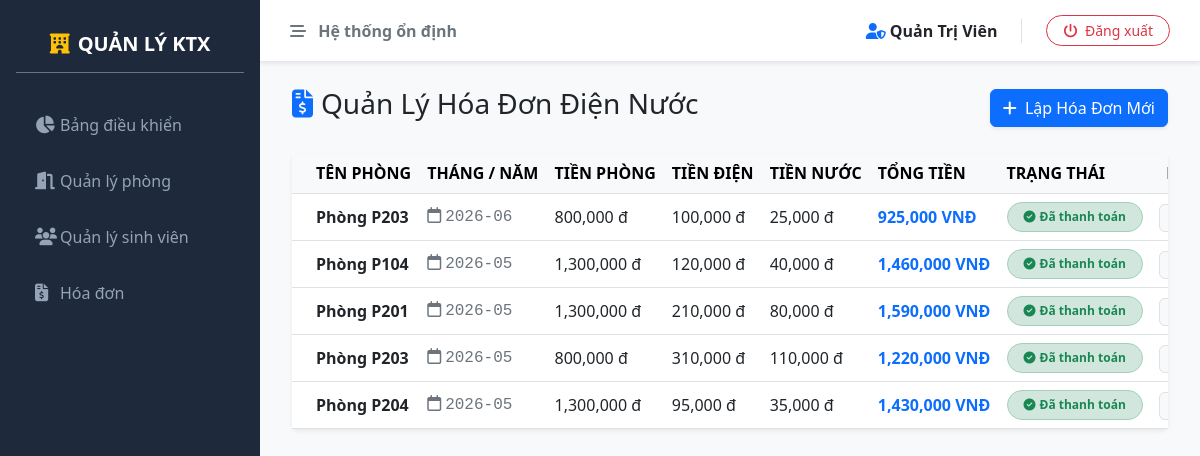
Screenshot of /quanly_ktx/danh-sach-hoa-don.php (signed in) with the database file from the repository.
### tables this page shows
CREATE TABLE `hoa_don` (
  `id` int(11) NOT NULL,
  `id_phong` int(11) NOT NULL,
  `thang_nam` varchar(7) NOT NULL,
  `tien_phong` decimal(10,2) NOT NULL,
  `tien_dien` decimal(10,2) DEFAULT 0.00,
  `tien_nuoc` decimal(10,2) DEFAULT 0.00,
  `tong_tien` decimal(10,2) NOT NULL,
  `trang_thai` varchar(30) DEFAULT 'Chưa thanh toán'
);

CREATE TABLE `phong` (
  `id` int(11) NOT NULL,
  `ten_phong` varchar(50) NOT NULL,
  `loai_phong` varchar(50) NOT NULL,
  `suc_chua` int(11) NOT NULL,
  `so_nguoi_o` int(11) DEFAULT 0,
  `gia_phong` decimal(10,2) NOT NULL
);

### quanly_ktx/danh-sach-hoa-don.php (the view, shortened to what this page needs)
<?php
include 'config/db.php';
include 'includes/header.php';
$sql = "SELECT hoa_don.*, phong.ten_phong
        FROM hoa_don
        JOIN phong ON hoa_don.id_phong = phong.id
        ORDER BY hoa_don.thang_nam DESC, phong.ten_phong ASC";
$result = $conn->query($sql);
?>
<div class="container-fluid">
    <div class="d-flex justify-content-between align-items-center mb-4">
        <h3><i class="fa-solid fa-file-invoice-dollar text-primary me-2"></i>Quản Lý Hóa Đơn Điện Nước</h3>
        <a href="them-hoa-don.php" class="btn btn-primary shadow-sm">
    <i class="fa-solid fa-plus me-1"></i> Lập Hóa Đơn Mới
</a>
    </div>
    <div class="card border-0 shadow-sm">
        <div class="card-body p-0">
            <div class="table-responsive">
                <table class="table table-hover align-middle mb-0" style="min-width: 1000px;">
                    <thead class="table-light text-uppercase fs-7 fw-semibold text-secondary">
                        <tr>
                            <th class="ps-4">Tên Phòng</th>
                            <th>Tháng / Năm</th>
                            <th>Tiền Phòng</th>
                            <th>Tiền Điện</th>
                            <th>Tiền Nước</th>
                            <th>Tổng Tiền</th>
                            <th>Trạng Thái</th>
                            <th class="pe-4 text-end">Hành động</th>
                        </tr>
                    </thead>
                    <tbody>
                        <?php if ($result->num_rows > 0): ?>
                            <?php while($row = $result->fetch_assoc()): ?>
                            <tr>
                                <td class="ps-4">
                                    <span class="fw-bold text-dark fs-6">Phòng <?php echo htmlspecialchars($row['ten_phong']); ?></span>
                                </td>
                                <td class="text-secondary font-monospace">
                                    <i class="fa-regular fa-calendar me-1"></i><?php echo htmlspecialchars($row['thang_nam']); ?>
                                </td>
                                <td><?php echo number_format($row['tien_phong']); ?> đ</td>
                                <td><?php echo number_format($row['tien_dien']); ?> đ</td>
                                <td><?php echo number_format($row['tien_nuoc']); ?> đ</td>
                                <td class="fw-bold text-primary fs-6">
                                    <?php echo number_format($row['tong_tien']); ?> VNĐ
                                </td>
                                <td>
                                    <?php if($row['trang_thai'] == 'Đã thanh toán'): ?>
                                        <span class="badge bg-success-subtle text-success border border-success-subtle px-3 py-2 rounded-pill">
                                            <i class="fa-solid fa-circle-check me-1"></i>Đã thanh toán
                                        </span>
                                    <?php else: ?>
                                        <span class="badge bg-danger-subtle text-danger border border-danger-subtle px-3 py-2 rounded-pill">
                                            <i class="fa-solid fa-circle-exclamation me-1"></i>Chưa thanh toán
                                        </span>
                                    <?php endif; ?>
                                </td>
                                <td class="pe-4 text-end">
                                    <?php if ($row['trang_thai'] == 'Chưa thanh toán'): ?>
                                        <a href="xu-ly-thu-tien.php?id=<?php echo $row['id']; ?>"
                                           class="btn btn-sm btn-success px-3 shadow-sm"
                                           onclick="return confirm('Xác nhận đã thu đủ tiền của Phòng <?php echo htmlspecialchars($row['ten_phong']); ?>?');">
                                            <i class="fa-solid fa-cash-register me-1"></i> Thu tiền
                                        </a>
                                    <?php else: ?>
                                        <span class="text-success fw-bold font-monospace fs-7 bg-light px-2 py-1 border rounded">
                                        </span>
                                    <?php endif; ?>
                                </td>
                            </tr>
                            <?php endwhile; ?>
                        <?php endif; ?>
                    </tbody>
                </table>
            </div>
        </div>
    </div>
</div>
<?php
include 'includes/footer.php';
?>

### quanly_ktx/includes/header.php (shortened to what this page needs)
<!DOCTYPE html>
<html lang="vi">
<head>
    <link href="https://cdn.jsdelivr.net/npm/bootstrap@5.3.0/dist/css/bootstrap.min.css" rel="stylesheet">
    <link rel="stylesheet" href="https://cdnjs.cloudflare.com/ajax/libs/font-awesome/6.4.0/css/all.min.css">
</head>
<body>
    <div class="sidebar py-3">
        <div class="text-center text-white py-3 mb-4 border-bottom border-secondary mx-3">
            <h5 class="fw-bold mb-0 text-uppercase"><i class="fa-solid fa-hotel text-warning me-2"></i>Quản Lý KTX</h5>
        </div>
        <ul class="nav flex-column">
            <li class="nav-item"><a class="nav-link" href="index.php"><i class="fa-solid fa-chart-pie"></i> Bảng điều khiển</a></li>
            <li class="nav-item"><a class="nav-link" href="danh-sach-phong.php"><i class="fa-solid fa-door-open"></i> Quản lý phòng</a></li>
            <li class="nav-item"><a class="nav-link" href="danh-sach-sv.php"><i class="fa-solid fa-users"></i> Quản lý sinh viên</a></li>
            <li class="nav-item"><a class="nav-link" href="danh-sach-hoa-don.php"><i class="fa-solid fa-file-invoice-dollar"></i> Hóa đơn</a></li>
        </ul>
    </div>
    <div class="main-content">
        <div class="top-navbar d-flex justify-content-between align-items-center shadow-sm">
            <div class="text-secondary fw-semibold"><i class="fa-solid fa-bars-staggered me-2"></i> Hệ thống ổn định</div>
            <div class="d-flex align-items-center">
                <div class="me-4 border-end pe-4 text-end d-none d-sm-block">
                    <span class="text-dark fw-bold"><i class="fa-solid fa-user-shield text-primary me-1"></i><?php echo $_SESSION['user_ten']; ?></span>
                </div>
                <a href="logout.php" class="btn btn-outline-danger btn-sm px-3 rounded-pill" onclick="return confirm('Xác nhận đăng xuất?');"><i class="fa-solid fa-power-off me-1"></i> Đăng xuất</a>
            </div>
        </div>

### quanly_ktx/includes/footer.php (shortened to what this page needs)
</div>
</body>
</html>

### quanly_ktx/includes/header.php (style rules this page uses)
body { background-color: #f8f9fa; font-family: 'Segoe UI', sans-serif; overflow-x: hidden; }
.sidebar { width: 260px; height: 100vh; position: fixed; top: 0; left: 0; background-color: #1e293b; z-index: 1000; }
.sidebar .nav-link { color: #94a3b8; padding: 12px 20px; font-weight: 500; display: flex; align-items: center; border-radius: 8px; margin: 4px 15px; text-decoration: none; }
.sidebar .nav-link i { width: 25px; font-size: 1.1rem; }
.main-content { margin-left: 260px; min-height: 100vh; padding: 20px; box-sizing: border-box; }
.top-navbar { background-color: #fff; border-bottom: 1px solid #e2e8f0; padding: 15px 30px; margin: -20px -20px 25px -20px; }

### rows the page displays
hoa_don: id_phong.ten_phong "P203", thang_nam "2026-06", tien_phong "800,000", tien_dien "100,000", tien_nuoc "25,000", tong_tien "925,000", trang_thai "Đã thanh toán" (drawn)
hoa_don: id_phong.ten_phong "P104", thang_nam "2026-05", tien_phong "1,300,000", tien_dien "120,000", tien_nuoc "40,000", tong_tien "1,460,000", trang_thai "Đã thanh toán" (drawn)
hoa_don: id_phong.ten_phong "P201", thang_nam "2026-05", tien_phong "1,300,000", tien_dien "210,000", tien_nuoc "80,000", tong_tien "1,590,000", trang_thai "Đã thanh toán" (drawn)
hoa_don: id_phong.ten_phong "P203", thang_nam "2026-05", tien_phong "800,000", tien_dien "310,000", tien_nuoc "110,000", tong_tien "1,220,000", trang_thai "Đã thanh toán" (drawn)
hoa_don: id_phong.ten_phong "P204", thang_nam "2026-05", tien_phong "1,300,000", tien_dien "95,000", tien_nuoc "35,000", tong_tien "1,430,000", trang_thai "Đã thanh toán" (drawn)

### other values shown
$_SESSION['user_ten'] "Quản Trị Viên"
